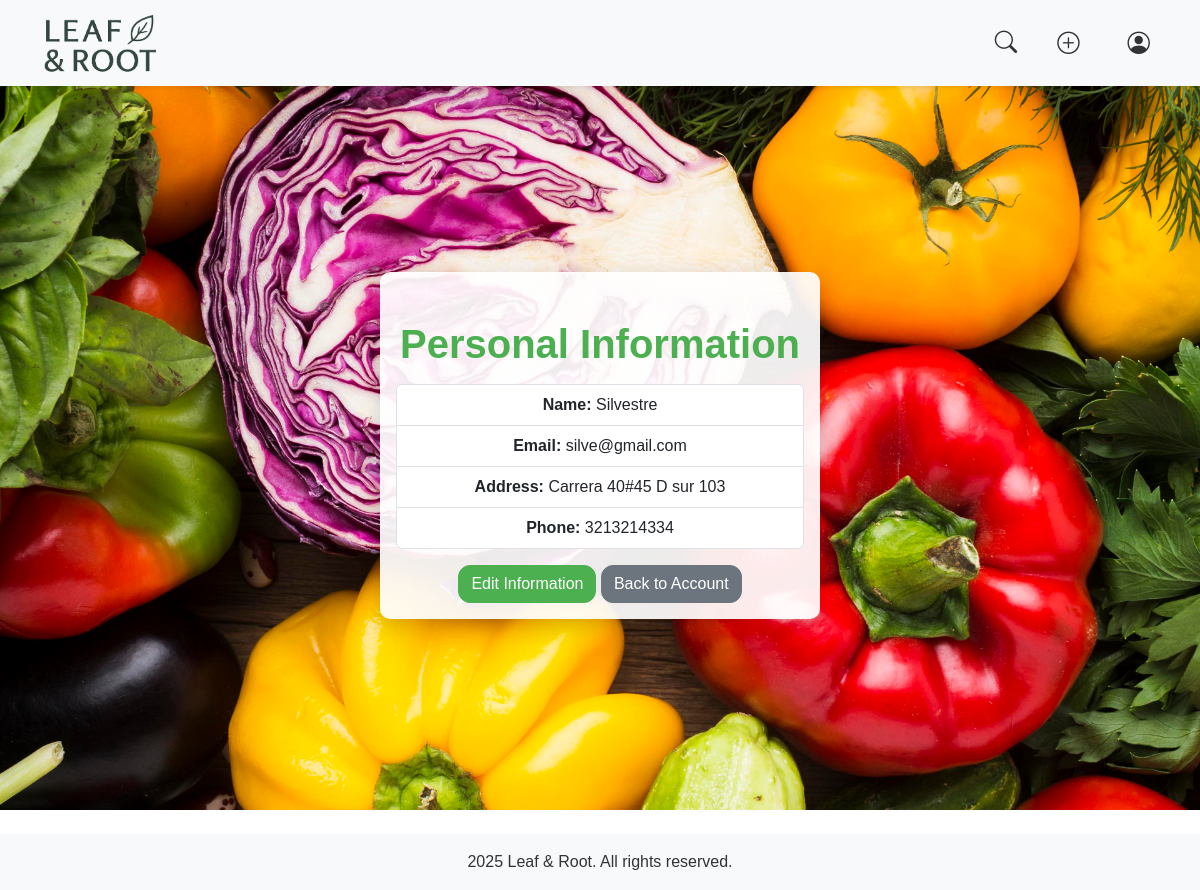
Page /users/account/info/ (signed in) on the committed database.
### users/models.py (models this page shows, shortened)
class Customer(models.Model):
    id_customer = models.AutoField(primary_key=True)
    user = models.OneToOneField(User, on_delete=models.CASCADE, null=True, blank=True)
    name = models.CharField(max_length=200)
    email = models.EmailField(unique=True)
    address = models.CharField(max_length=255)
    phone = models.CharField(max_length=20)
    class Meta:
        verbose_name = "Cliente"
        verbose_name_plural = "Clientes"

### users/views.py (the view)
# urls.py: path("account/info/", views.account_info_view, name="account_info_view"),
@login_required
def account_info_view(request):
    try:
        customer = Customer.objects.get(user=request.user)
    except Customer.DoesNotExist:
        customer = Customer.objects.create(
            user=request.user,
            email=request.user.email,  # inicializamos con el correo del user
            name=request.user.username,
        )
    return render(request, "users/account_info_view.html", {"customer": customer})

### carrito/models.py (called while the page is built)
    def total_items(self):
        return self.items.aggregate(total=models.Sum('quantity'))['total'] or 0 # type: ignore

### users/templates/users/account_info_view.html (shortened to what this page needs)
{% extends "base.html" %}
{% block content %}
{% load static %}
<link rel="stylesheet" href="{% static 'users/css/auth.css' %}">
<link rel="stylesheet" href="{% static 'store/css/base.css' %}">
<div class="auth-bg account-bg">
  <div class="auth-card">
    <h1 class="auth-title">Personal Information</h1>
    <ul class="list-group">
        <li class="list-group-item"><strong>Name:</strong> {{ customer.name  }}</li>
        <li class="list-group-item"><strong>Email:</strong> {{ customer.email }}</li>
        <li class="list-group-item"><strong>Address:</strong> {{ customer.address }}</li>
        <li class="list-group-item"><strong>Phone:</strong> {{ customer.phone }}</li>
    </ul>
    <a href="{% url 'account_info_edit' %}" class="btn btn-primary mt-3">Edit Information</a>
    <a href="{% url 'account_home' %}" class="btn btn-secondary mt-3">Back to Account</a>
  </div>
</div>
{% endblock %}

### store/static/store/css/base.css (style rules this page uses)
body { font-family: 'Arial', sans-serif; color: #333; padding-top: 80px; }
button, .btn { border-radius: 12px; transition: background-color 0.3s ease, transform 0.2s ease; }
.btn-primary { background-color: #4CAF50; border-color: #4CAF50; color: white; }

### users/static/users/css/auth.css (style rules this page uses)
:root { --header-height: 70px; }
.auth-title { text-align: center; margin-top: 2rem; margin-bottom: 1rem; font-weight: 600; color: #4caf50; }
.auth-bg { min-height: calc(100vh - var(--header-height)); min-height: calc(100svh - var(--header-height)); display: flex; align-items: center; justify-content: center; background-image: url("../images/logback.jpg"); background-size: cover; background-position: center; background-repeat: no-repeat; }
.auth-card { text-align: center; width: 100%; max-width: 440px; background: rgba(255,255,255,0.92); border-radius: 10px; padding: 1rem; box-shadow: 0 6px 20px rgba(0,0,0,0.15); margin: 1rem; }
.auth-card .btn { margin-top: 0.5rem; }
.container > .auth-bg { width: 100vw; position: relative; left: 50%; right: 50%; margin-left: -50vw; margin-right: -50vw; }
.container.mt-4 > .auth-bg { margin-top: -1.5rem; }

### rows in the picture
Customer: name "Silvestre", email "silve@gmail.com", address "Carrera 40#45 D sur 103", phone "3213214334"
